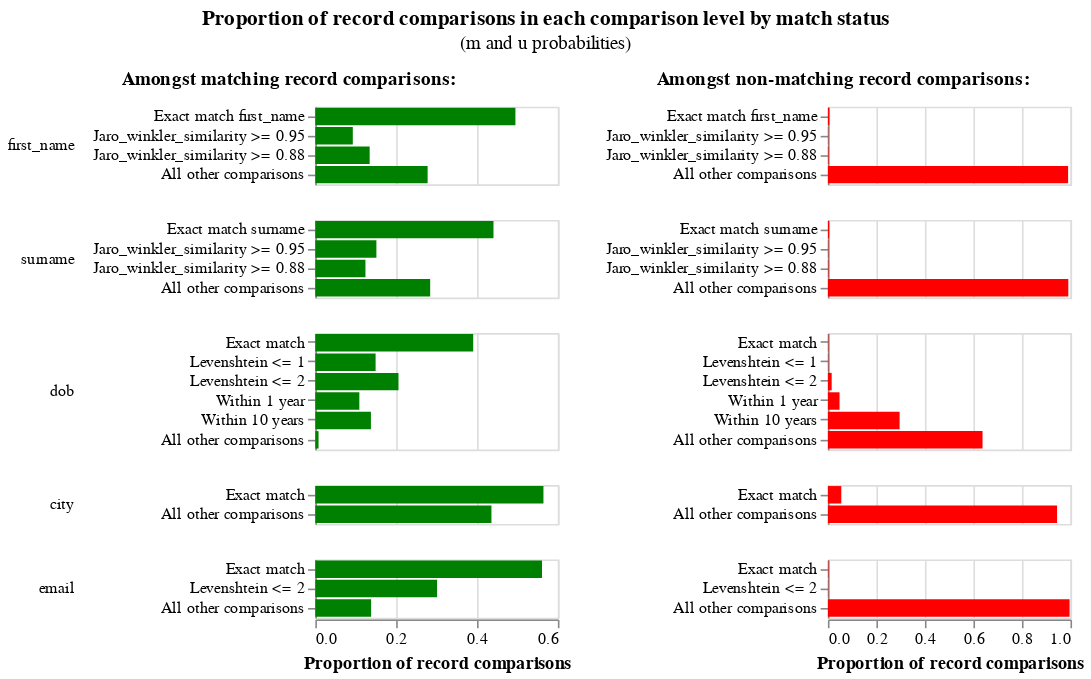

The notebook cell this image was saved under:
### Code cell
linker.m_u_parameters_chart()

### Figure 1 — Vega-Lite specification as saved in the notebook (floating-point values rounded to 4 significant figures)
{"$schema": "https://vega.github.io/schema/vega-lite/v4.json", "config": {"header": {"title": null}, "title": {"anchor": "middle", "offset": 10}, "view": {"height": 300, "width": 400}}, "data": {"values": [{"bayes_factor": 85.44, "bayes_factor_description": "If comparison level is `exact match first_name` then comparison is 85.44 times more likely to be a match", "comparison_name": "first_name", "comparison_sort_order": 0, "comparison_vector_value": 3, "has_tf_adjustments": false, "is_null_level": false, "label_for_charts": "Exact match first_name", "log2_bayes_factor": 6.417, "m_probability": 0.495, "m_probability_description": "Amongst matching record comparisons, 49.50% of records are in the exact match first_name comparison level", "max_comparison_vector_value": 3, "probability_two_random_records_match": 0.003332, "sql_condition": "\"first_name_l\" = \"first_name_r\"", "tf_adjustment_column": null, "tf_adjustment_weight": 1, "u_probability": 0.005794, "u_probability_description": "Amongst non-matching record comparisons, 0.58% of records are in the exact match first_name comparison level"}, {"bayes_factor": 69.98, "bayes_factor_description": "If comparison level is `jaro_winkler_similarity >= 0.95` then comparison is 69.98 times more likely to be a match", "comparison_name": "first_name", "comparison_sort_order": 0, "comparison_vector_value": 2, "has_tf_adjustments": false, "is_null_level": false, "label_for_charts": "Jaro_winkler_similarity >= 0.95", "log2_bayes_factor": 6.129, "m_probability": 0.09274, "m_probability_description": "Amongst matching record comparisons, 9.27% of records are in the jaro_winkler_similarity >= 0.95 comparison level", "max_comparison_vector_value": 3, "probability_two_random_records_match": 0.003332, "sql_condition": "jaro_winkler_similarity(\"first_name_l\", \"first_name_r\") >= 0.95", "tf_adjustment_column": null, "tf_adjustment_weight": 1, "u_probability": 0.001325, "u_probability_description": "Amongst non-matching record comparisons, 0.13% of records are in the jaro_winkler_similarity >= 0.95 comparison level"}, {"bayes_factor": 52.39, "bayes_factor_description": "If comparison level is `jaro_winkler_similarity >= 0.88` then comparison is 52.39 times more likely to be a match", "comparison_name": "first_name", "comparison_sort_order": 0, "comparison_vector_value": 1, "has_tf_adjustments": false, "is_null_level": false, "label_for_charts": "Jaro_winkler_similarity >= 0.88", "log2_bayes_factor": 5.711, "m_probability": 0.1344, "m_probability_description": "Amongst matching record comparisons, 13.44% of records are in the jaro_winkler_similarity >= 0.88 comparison level", "max_comparison_vector_value": 3, "probability_two_random_records_match": 0.003332, "sql_condition": "jaro_winkler_similarity(\"first_name_l\", \"first_name_r\") >= 0.88", "tf_adjustment_column": null, "tf_adjustment_weight": 1, "u_probability": 0.002566, "u_probability_description": "Amongst non-matching record comparisons, 0.26% of records are in the jaro_winkler_similarity >= 0.88 comparison level"}, {"bayes_factor": 0.2805, "bayes_factor_description": "If comparison level is `all other comparisons` then comparison is  3.56 times less likely to be a match", "comparison_name": "first_name", "comparison_sort_order": 0, "comparison_vector_value": 0, "has_tf_adjustments": false, "is_null_level": false, "label_for_charts": "All other comparisons", "log2_bayes_factor": -1.834, "m_probability": 0.2778, "m_probability_description": "Amongst matching record comparisons, 27.78% of records are in the all other comparisons comparison level", "max_comparison_vector_value": 3, "probability_two_random_records_match": 0.003332, "sql_condition": "ELSE", "tf_adjustment_column": null, "tf_adjustment_weight": 1, "u_probability": 0.9903, "u_probability_description": "Amongst non-matching record comparisons, 99.03% of records are in the all other comparisons comparison level"}, {"bayes_factor": 90.13, "bayes_factor_description": "If comparison level is `exact match surname` then comparison is 90.13 times more likely to be a match", "comparison_name": "surname", "comparison_sort_order": 1, "comparison_vector_value": 3, "has_tf_adjustments": false, "is_null_level": false, "label_for_charts": "Exact match surname", "log2_bayes_factor": 6.494, "m_probability": 0.4408, "m_probability_description": "Amongst matching record comparisons, 44.08% of records are in the exact match surname comparison level", "max_comparison_vector_value": 3, "probability_two_random_records_match": 0.003332, "sql_condition": "\"surname_l\" = \"surname_r\"", "tf_adjustment_column": null, "tf_adjustment_weight": 1, "u_probability": 0.00489, "u_probability_description": "Amongst non-matching record comparisons, 0.49% of records are in the exact match surname comparison level"}, {"bayes_factor": 85.5, "bayes_factor_description": "If comparison level is `jaro_winkler_similarity >= 0.95` then comparison is 85.50 times more likely to be a match", "comparison_name": "surname", "comparison_sort_order": 1, "comparison_vector_value": 2, "has_tf_adjustments": false, "is_null_level": false, "label_for_charts": "Jaro_winkler_similarity >= 0.95", "log2_bayes_factor": 6.418, "m_probability": 0.1511, "m_probability_description": "Amongst matching record comparisons, 15.11% of records are in the jaro_winkler_similarity >= 0.95 comparison level", "max_comparison_vector_value": 3, "probability_two_random_records_match": 0.003332, "sql_condition": "jaro_winkler_similarity(\"surname_l\", \"surname_r\") >= 0.95", "tf_adjustment_column": null, "tf_adjustment_weight": 1, "u_probability": 0.001767, "u_probability_description": "Amongst non-matching record comparisons, 0.18% of records are in the jaro_winkler_similarity >= 0.95 comparison level"}, {"bayes_factor": 56.29, "bayes_factor_description": "If comparison level is `jaro_winkler_similarity >= 0.88` then comparison is 56.29 times more likely to be a match", "comparison_name": "surname", "comparison_sort_order": 1, "comparison_vector_value": 1, "has_tf_adjustments": false, "is_null_level": false, "label_for_charts": "Jaro_winkler_similarity >= 0.88", "log2_bayes_factor": 5.815, "m_probability": 0.124, "m_probability_description": "Amongst matching record comparisons, 12.40% of records are in the jaro_winkler_similarity >= 0.88 comparison level", "max_comparison_vector_value": 3, "probability_two_random_records_match": 0.003332, "sql_condition": "jaro_winkler_similarity(\"surname_l\", \"surname_r\") >= 0.88", "tf_adjustment_column": null, "tf_adjustment_weight": 1, "u_probability": 0.002203, "u_probability_description": "Amongst non-matching record comparisons, 0.22% of records are in the jaro_winkler_similarity >= 0.88 comparison level"}, {"bayes_factor": 0.2867, "bayes_factor_description": "If comparison level is `all other comparisons` then comparison is  3.49 times less likely to be a match", "comparison_name": "surname", "comparison_sort_order": 1, "comparison_vector_value": 0, "has_tf_adjustments": false, "is_null_level": false, "label_for_charts": "All other comparisons", "log2_bayes_factor": -1.803, "m_probability": 0.2841, "m_probability_description": "Amongst matching record comparisons, 28.41% of records are in the all other comparisons comparison level", "max_comparison_vector_value": 3, "probability_two_random_records_match": 0.003332, "sql_condition": "ELSE", "tf_adjustment_column": null, "tf_adjustment_weight": 1, "u_probability": 0.9911, "u_probability_description": "Amongst non-matching record comparisons, 99.11% of records are in the all other comparisons comparison level"}, {"bayes_factor": 223.5, "bayes_factor_description": "If comparison level is `exact match` then comparison is 223.50 times more likely to be a match", "comparison_name": "dob", "comparison_sort_order": 2, "comparison_vector_value": 5, "has_tf_adjustments": false, "is_null_level": false, "label_for_charts": "Exact match", "log2_bayes_factor": 7.804, "m_probability": 0.3906, "m_probability_description": "Amongst matching record comparisons, 39.06% of records are in the exact match comparison level", "max_comparison_vector_value": 5, "probability_two_random_records_match": 0.003332, "sql_condition": "\"dob_l\" = \"dob_r\"", "tf_adjustment_column": null, "tf_adjustment_weight": 1, "u_probability": 0.001748, "u_probability_description": "Amongst non-matching record comparisons, 0.17% of records are in the exact match comparison level"}, {"bayes_factor": 93.12, "bayes_factor_description": "If comparison level is `levenshtein <= 1` then comparison is 93.12 times more likely to be a match", "comparison_name": "dob", "comparison_sort_order": 2, "comparison_vector_value": 4, "has_tf_adjustments": false, "is_null_level": false, "label_for_charts": "Levenshtein <= 1", "log2_bayes_factor": 6.541, "m_probability": 0.1491, "m_probability_description": "Amongst matching record comparisons, 14.91% of records are in the levenshtein <= 1 comparison level", "max_comparison_vector_value": 5, "probability_two_random_records_match": 0.003332, "sql_condition": "levenshtein(\"dob_l\", \"dob_r\") <= 1", "tf_adjustment_column": null, "tf_adjustment_weight": 1, "u_probability": 0.001602, "u_probability_description": "Amongst non-matching record comparisons, 0.16% of records are in the levenshtein <= 1 comparison level"}, {"bayes_factor": 13.26, "bayes_factor_description": "If comparison level is `levenshtein <= 2` then comparison is 13.26 times more likely to be a match", "comparison_name": "dob", "comparison_sort_order": 2, "comparison_vector_value": 3, "has_tf_adjustments": false, "is_null_level": false, "label_for_charts": "Levenshtein <= 2", "log2_bayes_factor": 3.729, "m_probability": 0.2058, "m_probability_description": "Amongst matching record comparisons, 20.58% of records are in the levenshtein <= 2 comparison level", "max_comparison_vector_value": 5, "probability_two_random_records_match": 0.003332, "sql_condition": "levenshtein(\"dob_l\", \"dob_r\") <= 2", "tf_adjustment_column": null, "tf_adjustment_weight": 1, "u_probability": 0.01552, "u_probability_description": "Amongst non-matching record comparisons, 1.55% of records are in the levenshtein <= 2 comparison level"}, {"bayes_factor": 2.27, "bayes_factor_description": "If comparison level is `within 1 year` then comparison is 2.27 times more likely to be a match", "comparison_name": "dob", "comparison_sort_order": 2, "comparison_vector_value": 2, "has_tf_adjustments": false, "is_null_level": false, "label_for_charts": "Within 1 year", "log2_bayes_factor": 1.183, "m_probability": 0.1089, "m_probability_description": "Amongst matching record comparisons, 10.89% of records are in the within 1 year comparison level", "max_comparison_vector_value": 5, "probability_two_random_records_match": 0.003332, "sql_condition": "\n            abs(date_diff('year',strptime(\"dob_l\",\n              '%Y-%m-%d'),strptime(\"dob_r\",\n              '%Y-%m-%d'))) <= 1\n        ", "tf_adjustment_column": null, "tf_adjustment_weight": 1, "u_probability": 0.04797, "u_probability_description": "Amongst non-matching record comparisons, 4.80% of records are in the within 1 year comparison level"}, {"bayes_factor": 0.4654, "bayes_factor_description": "If comparison level is `within 10 years` then comparison is  2.15 times less likely to be a match", "comparison_name": "dob", "comparison_sort_order": 2, "comparison_vector_value": 1, "has_tf_adjustments": false, "is_null_level": false, "label_for_charts": "Within 10 years", "log2_bayes_factor": -1.104, "m_probability": 0.1376, "m_probability_description": "Amongst matching record comparisons, 13.76% of records are in the within 10 years comparison level", "max_comparison_vector_value": 5, "probability_two_random_records_match": 0.003332, "sql_condition": "\n            abs(date_diff('year',strptime(\"dob_l\",\n              '%Y-%m-%d'),strptime(\"dob_r\",\n              '%Y-%m-%d'))) <= 10\n        ", "tf_adjustment_column": null, "tf_adjustment_weight": 1, "u_probability": 0.2956, "u_probability_description": "Amongst non-matching record comparisons, 29.56% of records are in the within 10 years comparison level"}, {"bayes_factor": 0.01255, "bayes_factor_description": "If comparison level is `all other comparisons` then comparison is  79.68 times less likely to be a match", "comparison_name": "dob", "comparison_sort_order": 2, "comparison_vector_value": 0, "has_tf_adjustments": false, "is_null_level": false, "label_for_charts": "All other comparisons", "log2_bayes_factor": -6.316, "m_probability": 0.008002, "m_probability_description": "Amongst matching record comparisons, 0.80% of records are in the all other comparisons comparison level", "max_comparison_vector_value": 5, "probability_two_random_records_match": 0.003332, "sql_condition": "ELSE", "tf_adjustment_column": null, "tf_adjustment_weight": 1, "u_probability": 0.6375, "u_probability_description": "Amongst non-matching record comparisons, 63.75% of records are in the all other comparisons comparison level"}, {"bayes_factor": 10.23, "bayes_factor_description": "If comparison level is `exact match` then comparison is 10.23 times more likely to be a match", "comparison_name": "city", "comparison_sort_order": 3, "comparison_vector_value": 1, "has_tf_adjustments": true, "is_null_level": false, "label_for_charts": "Exact match", "log2_bayes_factor": 3.355, "m_probability": 0.5643, "m_probability_description": "Amongst matching record comparisons, 56.43% of records are in the exact match comparison level", "max_comparison_vector_value": 1, "probability_two_random_records_match": 0.003332, "sql_condition": "\"city_l\" = \"city_r\"", "tf_adjustment_column": "city", "tf_adjustment_weight": 1, "u_probability": 0.05515, "u_probability_description": "Amongst non-matching record comparisons, 5.51% of records are in the exact match comparison level"}, {"bayes_factor": 0.4611, "bayes_factor_description": "If comparison level is `all other comparisons` then comparison is  2.17 times less likely to be a match", "comparison_name": "city", "comparison_sort_order": 3, "comparison_vector_value": 0, "has_tf_adjustments": false, "is_null_level": false, "label_for_charts": "All other comparisons", "log2_bayes_factor": -1.117, "m_probability": 0.4357, "m_probability_description": "Amongst matching record comparisons, 43.57% of records are in the all other comparisons comparison level", "max_comparison_vector_value": 1, "probability_two_random_records_match": 0.003332, "sql_condition": "ELSE", "tf_adjustment_column": null, "tf_adjustment_weight": 1, "u_probability": 0.9449, "u_probability_description": "Amongst non-matching record comparisons, 94.49% of records are in the all other comparisons comparison level"}, {"bayes_factor": 255.6, "bayes_factor_description": "If comparison level is `exact match` then comparison is 255.60 times more likely to be a match", "comparison_name": "email", "comparison_sort_order": 4, "comparison_vector_value": 2, "has_tf_adjustments": false, "is_null_level": false, "label_for_charts": "Exact match", "log2_bayes_factor": 7.998, "m_probability": 0.5608, "m_probability_description": "Amongst matching record comparisons, 56.08% of records are in the exact match comparison level", "max_comparison_vector_value": 2, "probability_two_random_records_match": 0.003332, "sql_condition": "\"email_l\" = \"email_r\"", "tf_adjustment_column": null, "tf_adjustment_weight": 1, "u_probability": 0.002194, "u_probability_description": "Amongst non-matching record comparisons, 0.22% of records are in the exact match comparison level"}, {"bayes_factor": 222.4, "bayes_factor_description": "If comparison level is `levenshtein <= 2` then comparison is 222.42 times more likely to be a match", "comparison_name": "email", "comparison_sort_order": 4, "comparison_vector_value": 1, "has_tf_adjustments": false, "is_null_level": false, "label_for_charts": "Levenshtein <= 2", "log2_bayes_factor": 7.797, "m_probability": 0.3012, "m_probability_description": "Amongst matching record comparisons, 30.12% of records are in the levenshtein <= 2 comparison level", "max_comparison_vector_value": 2, "probability_two_random_records_match": 0.003332, "sql_condition": "levenshtein(\"email_l\", \"email_r\") <= 2", "tf_adjustment_column": null, "tf_adjustment_weight": 1, "u_probability": 0.001354, "u_probability_description": "Amongst non-matching record comparisons, 0.14% of records are in the levenshtein <= 2 comparison level"}, {"bayes_factor": 0.1385, "bayes_factor_description": "If comparison level is `all other comparisons` then comparison is  7.22 times less likely to be a match", "comparison_name": "email", "comparison_sort_order": 4, "comparison_vector_value": 0, "has_tf_adjustments": false, "is_null_level": false, "label_for_charts": "All other comparisons", "log2_bayes_factor": -2.852, "m_probability": 0.138, "m_probability_description": "Amongst matching record comparisons, 13.80% of records are in the all other comparisons comparison level", "max_comparison_vector_value": 2, "probability_two_random_records_match": 0.003332, "sql_condition": "ELSE", "tf_adjustment_column": null, "tf_adjustment_weight": 1, "u_probability": 0.9965, "u_probability_description": "Amongst non-matching record comparisons, 99.65% of records are in the all other comparisons comparison level"}]}, "hconcat": [{"encoding": {"color": {"value": "green"}, "row": {"field": "comparison_name", "header": {"labelAlign": "left", "labelAnchor": "middle", "labelAngle": 0}, "sort": {"field": "comparison_sort_order"}, "type": "nominal"}, "tooltip": [{"field": "m_probability_description", "title": "m probability description", "type": "nominal"}, {"field": "comparison_name", "title": "Comparison column name", "type": "nominal"}, {"field": "label_for_charts", "title": "Label", "type": "ordinal"}, {"field": "sql_condition", "title": "SQL condition", "type": "nominal"}, {"field": "m_probability", "format": ".4p", "title": "m probability", "type": "quantitative"}, {"field": "u_probability", "format": ".4p", "title": "u probability", "type": "quantitative"}, {"field": "bayes_factor", "format": ",.4f", "title": "Bayes factor = m/u", "type": "quantitative"}, {"field": "log2_bayes_factor", "format": ",.4f", "title": "Match weight = log2(m/u)", "type": "quantitative"}], "x": {"axis": {"title": "Proportion of record comparisons"}, "field": "m_probability", "type": "quantitative"}, "y": {"axis": {"title": null}, "field": "label_for_charts", "sort": {"field": "comparison_vector_value", "order": "descending"}, "type": "nominal"}}, "height": {"step": 12}, "mark": "bar", "resolve": {"scale": {"y": "independent"}}, "title": {"fontSize": 12, "fontWeight": "bold", "text": "Amongst matching record comparisons:"}, "transform": [{"filter": "(datum.bayes_factor != 'no-op filter due to vega lite issue 4680')"}], "width": 150}, {"encoding": {"color": {"value": "red"}, "row": {"field": "comparison_name", "header": {"labels": false}, "sort": {"field": "comparison_sort_order"}, "type": "nominal"}, "tooltip": [{"field": "u_probability_description", "title": "u probability description", "type": "nominal"}, {"field": "comparison_name", "title": "Comparison column name", "type": "nominal"}, {"field": "label_for_charts", "title": "Label", "type": "ordinal"}, {"field": "sql_condition", "title": "SQL condition", "type": "nominal"}, {"field": "m_probability", "format": ".4p", "title": "m probability", "type": "quantitative"}, {"field": "u_probability", "format": ".4p", "title": "u probability", "type": "quantitative"}, {"field": "bayes_factor", "format": ",.4f", "title": "Bayes factor = m/u", "type": "quantitative"}, {"field": "log2_bayes_factor", "format": ",.4f", "title": "Match weight = log2(m/u)", "type": "quantitative"}], "x": {"axis": {"title": "Proportion of record comparisons"}, "field": "u_probability", "type": "quantitative"}, "y": {"axis": {"title": null}, "field": "label_for_charts", "sort": {"field": "comparison_vector_value", "order": "descending"}, "type": "nominal"}}, "height": {"step": 12}, "mark": "bar", "resolve": {"scale": {"y": "independent"}}, "title": {"fontSize": 12, "fontWeight": "bold", "text": "Amongst non-matching record comparisons:"}, "transform": [{"filter": "(datum.bayes_factor != 'no-op filter2 due to vega lite issue 4680')"}], "width": 150}], "title": {"subtitle": "(m and u probabilities)", "text": "Proportion of record comparisons in each comparison level by match status"}}
